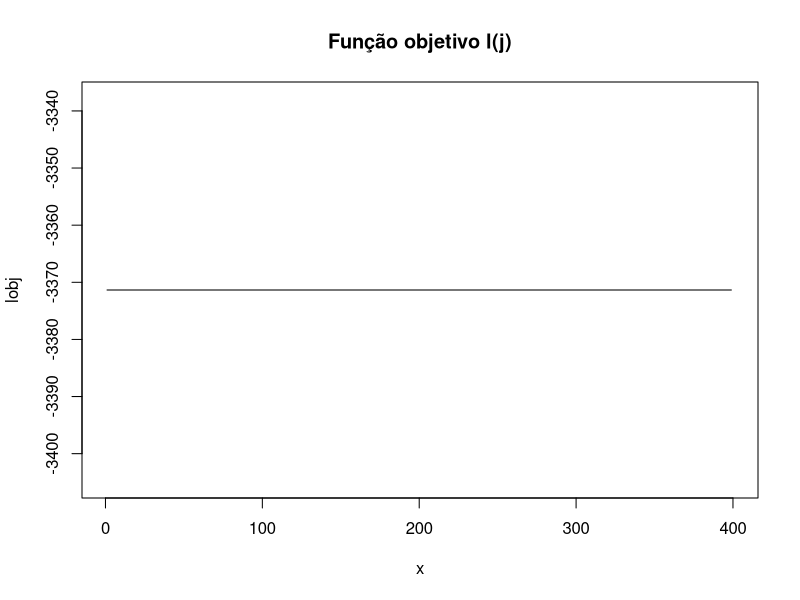

R code for this plot:
rm(list = ls())
require(graphics)
soma1 <- function(j){
	soma1 = 0
	for (i in 1 : j){
		#print(z[i])
		soma1 = soma1 + log(func_g(z[i])) 
	}
	return(soma1)
}
soma2 <- function(j){
	soma2 = 0
	for (i in (j + 1) : m){
		soma2 = soma2 + log(func_g(z[i])) 
	}
	return(soma2)
}
func_g <- function(x) {
	aux1 <- 4 * n^(n + 1) / (gamma(n) * abs(rho)^2) * x^n
	aux2 <- 4 * n^(n + 1) / (gamma(n) * abs(rho)^2) 
        cons1 = (2 * abs(rho) * n) / (1- abs(rho)^2) 	
        cons2 = (2            * n) / (1- abs(rho)^2) 	
        #func_g <- aux1 *  besselI(cons1 * x, 0) * besselK(cons2 * x, n - 1) 
	func_g <- aux1 *  besselI(cons1 * x, 0) * besselK(cons2 * x, n - 1) 
 
        return(func_g)
}
func_obj_l <- function(j) {
        #func_obj_l <- soma1() + soma2() 
        func_obj_l <-  soma1(j) + soma2(j) 
        #func_obj_l <-  soma1(j)
	print(j)
       	print(soma1(j) )
       	print(soma2(j) )
        return(func_obj_l)
}
setwd("../..")
setwd("Data")
mat <- scan('Phantom_nhfc_prod_0.000_1_2_1.txt')
mat1 <- scan('Phantom_nhfc_0.000_1_2_1.txt')
mat2 <- scan('Phantom_nhfc_0.000_1_2_2.txt')
#mat <- scan('Phantom_nhfc_0.000_1_2_2.txt')
#mat <- scan('Phantom_nhfc_0.000_1_2_3.txt')
#mat <- scan('Phantom_nhfc_0.000_1_2_4.txt')
#mat <- scan('Phantom_nhfc_0.000_1_2_5.txt')
#mat <- scan('Phantom_nhfc_0.000_1_2_6.txt')
#mat <- scan('Phantom_nhfc_0.000_1_2_7.txt')
#mat <- scan('Phantom_nhfc_0.000_1_2_8.txt')
#mat <- scan('Phantom_nhfc_0.000_1_2_9.txt')
#mat <- scan('Phantom_gamf_0.000_1_2_1.txt')
#mat <- scan('Phantom_gamf_0.000_1_2_2.txt')
#mat <- scan('Phantom_gamf_0.000_1_2_3.txt')
#mat <- scan('Phantom_vert_0.000_1_2_1.txt')
#mat <- scan('Phantom_vert_0.000_1_2_2.txt')
#mat <- scan('Phantom_vert_0.000_1_2_3.txt')
setwd("..")
setwd("Code/Code_r")
n = 1
m = 400
rho <- 0.7
mat  <- matrix(mat,  ncol = 400, byrow = TRUE)
mat1 <- matrix(mat1, ncol = 400, byrow = TRUE)
mat2 <- matrix(mat2, ncol = 400, byrow = TRUE)
z   <- matrix(0, 1, 400)
z1  <- matrix(0, 1, 400)
z2  <- matrix(0, 1, 400)
z  <-  mat[200,1:400] 
z1 <-  mat1[200,1:400] 
z2 <-  mat2[200,1:400]
vh <- rep(0, m)
for (j in 1 : m ){
	c1 = z1[j]
	c2 = z2[j]
	vh[j] = sqrt(c1^2 * c2^2)
	z[j] = z[j] / vh[j]
}
alphar = -9.14
alphab = -3.92
gamr = 372294
gamb = 293242
x =seq(1, m, 1)
lobj <- rep(0, m)
#
for (j in 1: m ){
	lobj[j] <- func_obj_l(j) 
}
plot(x, lobj, type="l", main = "Função objetivo l(j)")
#dev.off()
